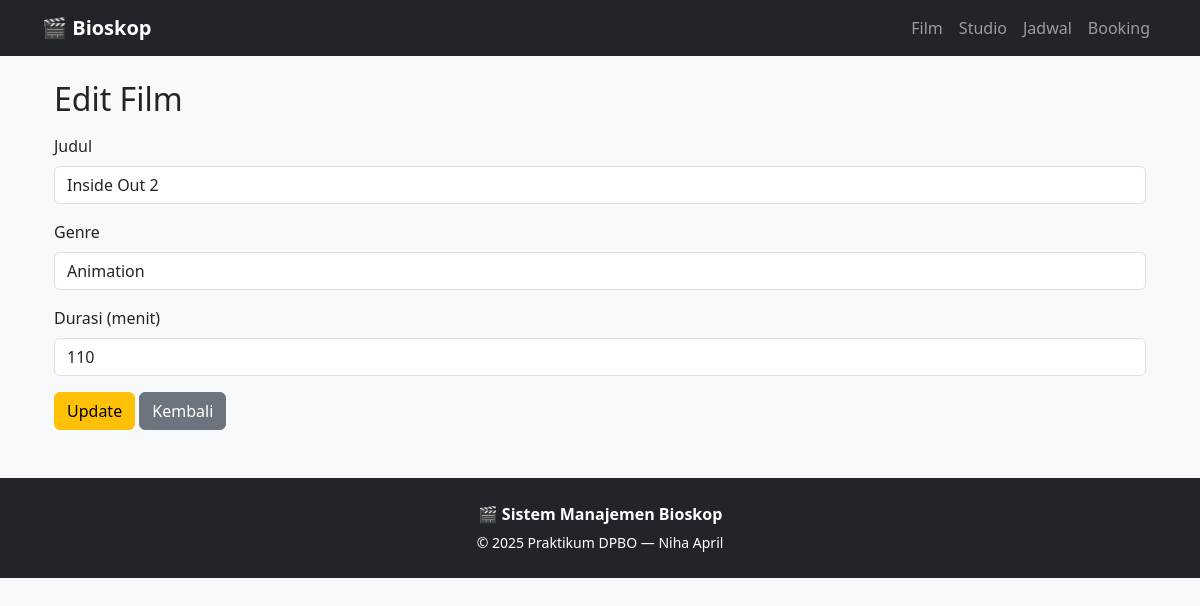
The page /ProjectMVVM/index.php?page=edit_movie&id=2 on the database its author committed.
### tables this page shows
CREATE TABLE `movies` (
  `id_movie` int(11) NOT NULL,
  `title` varchar(100) DEFAULT NULL,
  `genre` varchar(50) DEFAULT NULL,
  `duration` int(11) DEFAULT NULL
);

### ProjectMVVM/Models/MovieModel.php (called while the page is built, shortened)
<?php
require_once "Config/Database.php";
class MovieModel {
    private $conn;
    public function __construct() {
        $db = new Database();
        $this->conn = $db->connect();
    }
    public function getAll() {
        $sql = "SELECT * FROM movies ORDER BY id_movie DESC";
        $stmt = $this->conn->prepare($sql);
        $stmt->execute();
        return $stmt->fetchAll(PDO::FETCH_ASSOC);
    }
    public function getById($id) {
        $sql = "SELECT * FROM movies WHERE id_movie=?";
        $stmt = $this->conn->prepare($sql);
        $stmt->execute([$id]);
        return $stmt->fetch(PDO::FETCH_ASSOC);
    }
}
?>

### ProjectMVVM/Config/Database.php (called while the page is built, shortened)
<?php
class Database {
    private $host = "localhost";
    private $dbname = "bioskop_db";
    private $username = "root";
    private $password = "";
    public function connect() {
        $this->conn = null;
        try {
            $this->conn = new PDO(
                "mysql:host=" . $this->host . ";dbname=" . $this->dbname,
                $this->username,
                $this->password
            );
            $this->conn->setAttribute(PDO::ATTR_ERRMODE, PDO::ERRMODE_EXCEPTION);
        } catch (PDOException $exception) {
            echo "Connection error: " . $exception->getMessage();
        }
        return $this->conn;
    }
}
?>

### ProjectMVVM/ViewModels/MovieVM.php (called while the page is built, shortened)
<?php
require_once "Models/MovieModel.php";
class MovieVM {
    private $model;
    public function __construct() {
        $this->model = new MovieModel();
        $this->movies = $this->model->getAll();
    }
    public function edit($id) {
        $movie = $this->model->getById($id);
        return $movie;
    }
}
?>

### ProjectMVVM/Views/movies/edit.php (the view)
<?php
require_once "ViewModels/MovieVM.php";
$vm = new MovieVM();
$movie = $vm->edit($_GET['id']);
?>
<div class="container mt-4">
    <h2 class="mb-3">Edit Film</h2>
    <form method="post">
        <div class="mb-3">
            <label class="form-label">Judul</label>
            <input type="text" class="form-control" name="title" value="<?= $movie['title'] ?>" required>
        </div>
        <div class="mb-3">
            <label class="form-label">Genre</label>
            <input type="text" class="form-control" name="genre" value="<?= $movie['genre'] ?>" required>
        </div>
        <div class="mb-3">
            <label class="form-label">Durasi (menit)</label>
            <input type="number" class="form-control" name="duration" value="<?= $movie['duration'] ?>" required>
        </div>
        <button type="submit" name="submit" class="btn btn-warning">Update</button>
        <a href="index.php?page=movies" class="btn btn-secondary">Kembali</a>
    </form>
</div>

### rows shown on the page
movies: title "Inside Out 2", genre "Animation", duration "110"
